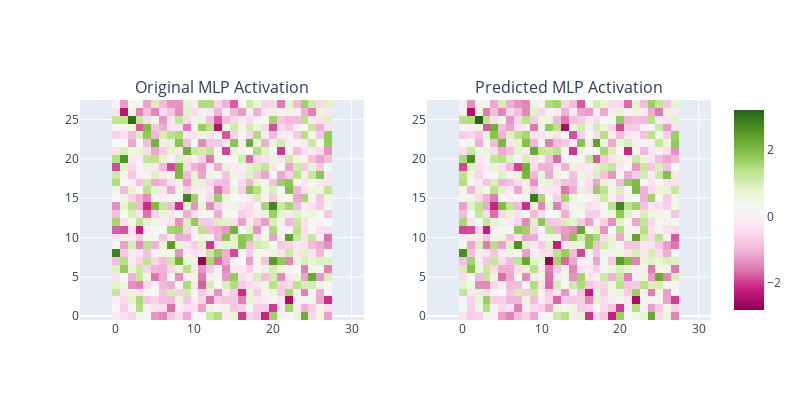

Source (notebook cell):
### Code cell
fig = make_subplots(
    rows=1, cols=2, subplot_titles=["Original MLP Activation", "Predicted MLP Activation"]
)

for i, img in enumerate([probe_act[sample_idx], x_pred[sample_idx]], 1):
    fig.add_trace(px.imshow(img.reshape(28, 28)).data[0], row=1, col=i)

fig.update_layout(height=400, width=800, xaxis_scaleanchor="y", xaxis2_scaleanchor="y2")
fig.show()
print(f"Error: {F.mse_loss(probe_act[sample_idx], x_pred[sample_idx], reduction='mean')}")

### Figure 1 — Plotly figure (JSON) as saved in the notebook; plotly's stock layout.template omitted (floating-point values rounded to 4 significant figures; data arrays with more than 128 entries replaced by an {"elided": "..."} marker saying what was removed)
{"data": [{"coloraxis": "coloraxis", "hovertemplate": "x: %{x}<br>y: %{y}<br>color: %{z}<extra></extra>", "name": "0", "type": "heatmap", "xaxis": "x", "yaxis": "y", "z": {"elided": "28x28 float values"}}, {"coloraxis": "coloraxis", "hovertemplate": "x: %{x}<br>y: %{y}<br>color: %{z}<extra></extra>", "name": "0", "type": "heatmap", "xaxis": "x2", "yaxis": "y2", "z": {"elided": "28x28 float values"}}], "layout": {"annotations": [{"font": {"size": 16}, "showarrow": false, "text": "Original MLP Activation", "x": 0.225, "xanchor": "center", "xref": "paper", "y": 1, "yanchor": "bottom", "yref": "paper"}, {"font": {"size": 16}, "showarrow": false, "text": "Predicted MLP Activation", "x": 0.775, "xanchor": "center", "xref": "paper", "y": 1, "yanchor": "bottom", "yref": "paper"}], "height": 400, "width": 800, "xaxis": {"anchor": "y", "domain": [0, 0.45], "scaleanchor": "y"}, "xaxis2": {"anchor": "y2", "domain": [0.55, 1], "scaleanchor": "y2"}, "yaxis": {"anchor": "x", "domain": [0, 1]}, "yaxis2": {"anchor": "x2", "domain": [0, 1]}}}
